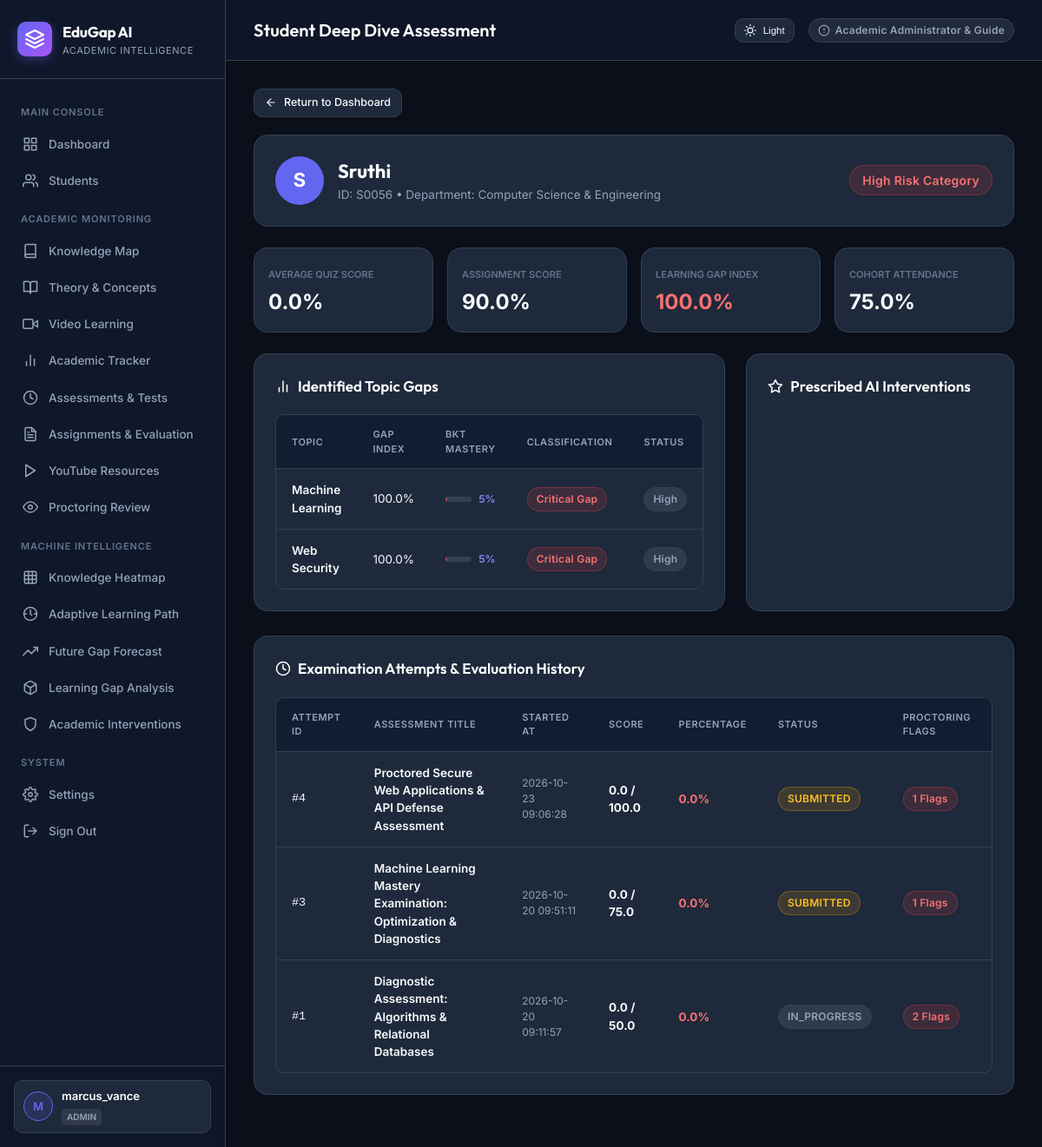
Page /student/S0056 (signed in) on the committed database.
### tables this page shows
CREATE TABLE students (
    student_id TEXT PRIMARY KEY,
    average_quiz_score REAL,
    average_assignment_score REAL,
    average_learning_gap REAL,
    average_attendance REAL,
    overall_risk TEXT
, name TEXT, email TEXT, department TEXT DEFAULT 'Computer Science & Engineering', enrollment_date TEXT DEFAULT '2025-08-01', completed_assessments_count INTEGER DEFAULT 0, risk_confidence REAL DEFAULT 0.0, current_semester INTEGER DEFAULT 6);

CREATE TABLE learning_gaps (
    id INTEGER PRIMARY KEY AUTOINCREMENT,
    student_id TEXT,
    topic TEXT,
    learning_gap_score REAL,
    gap_category TEXT,
    priority TEXT
);

CREATE TABLE assessment_attempts (
        id INTEGER PRIMARY KEY AUTOINCREMENT,
        assessment_id INTEGER NOT NULL,
        student_id TEXT NOT NULL,
        started_at TIMESTAMP DEFAULT CURRENT_TIMESTAMP,
        submitted_at TIMESTAMP,
        time_taken_seconds INTEGER DEFAULT 0,
        score REAL DEFAULT 0.0,
        max_score REAL DEFAULT 100.0,
        percentage REAL DEFAULT 0.0,
        passed INTEGER DEFAULT 0,
        status TEXT DEFAULT 'in_progress', -- 'in_progress', 'submitted', 'evaluated'
        proctoring_flag_count INTEGER DEFAULT 0,
        review_status TEXT DEFAULT 'normal', -- 'normal', 'flagged', 'under_review', 'reviewed'
        review_notes TEXT,
        evaluated_by TEXT,
        evaluated_at TIMESTAMP,
        FOREIGN KEY (assessment_id) REFERENCES assessments(id) ON DELETE CASCADE,
        FOREIGN KEY (student_id) REFERENCES students(student_id)
    );

CREATE TABLE assessments (
        id INTEGER PRIMARY KEY AUTOINCREMENT,
        title TEXT NOT NULL,
        description TEXT,
        subject TEXT NOT NULL,
        topic TEXT NOT NULL,
        duration_minutes INTEGER DEFAULT 30,
        passing_marks REAL DEFAULT 50.0,
        total_marks REAL DEFAULT 100.0,
        negative_marking REAL DEFAULT 0.0,
        attempt_limit INTEGER DEFAULT 1,
        shuffle_questions INTEGER DEFAULT 1,
        shuffle_options INTEGER DEFAULT 1,
        is_proctored INTEGER DEFAULT 1,
        proctoring_strictness TEXT DEFAULT 'Standard',
        assigned_to_student_id TEXT,
        due_date TIMESTAMP,
        is_published INTEGER DEFAULT 1,
        results_published INTEGER DEFAULT 1,
        created_by TEXT DEFAULT 'Admin',
        created_at TIMESTAMP DEFAULT CURRENT_TIMESTAMP
    );

### app.py (the view)
@app.route("/student/<student_id>")
@login_required
def student_details(student_id):
    if session.get("role") == "student" and session.get("student_id") != student_id:
        flash("Unauthorized access. You may only view your personal academic record.", "error")
        return redirect(url_for("dashboard"))
    connection = get_db_connection()
    student = connection.execute(
        "SELECT * FROM students WHERE student_id = ?",
        (student_id,)
    ).fetchone()
    gaps = connection.execute("""
        SELECT * FROM learning_gaps
        WHERE student_id = ?
        ORDER BY learning_gap_score DESC
    """, (student_id,)).fetchall()
    recommendations = connection.execute("""
        SELECT * FROM recommendations
        WHERE student_id = ?
    """, (student_id,)).fetchall()
    guidance_history = connection.execute("""
        SELECT * FROM student_guidance
        WHERE student_id = ?
        ORDER BY id DESC
    """, (student_id,)).fetchall()
    assessment_history = connection.execute("""
        SELECT att.*, a.title as assessment_title, a.passing_marks
        FROM assessment_attempts att
        JOIN assessments a ON a.id = att.assessment_id
        WHERE att.student_id = ?
        ORDER BY att.id DESC
    """, (student_id,)).fetchall()
    weak_topic_names = [g["topic"] for g in gaps if g["learning_gap_score"] >= 30.0]
    if weak_topic_names:
        placeholders = ",".join("?" for _ in weak_topic_names)
        recommended_videos = connection.execute(f"""
            SELECT * FROM youtube_resources
            WHERE topic IN ({placeholders}) OR assigned_to_student_id = ?
            ORDER BY id DESC LIMIT 6
        """, (*weak_topic_names, student_id)).fetchall()
    else:
        recommended_videos = connection.execute("""
            SELECT * FROM youtube_resources
            WHERE assigned_to_student_id = ? OR assigned_to_student_id IS NULL OR assigned_to_student_id = ''
            ORDER BY id DESC LIMIT 6
        """, (student_id,)).fetchall()
    overall_avg = float(student["average_quiz_score"]) if student else 50.0
    enhanced_gaps = []
    for g in gaps:
        gap_score = float(g["learning_gap_score"])
        is_hidden = bool(overall_avg >= 70.0 and gap_score >= 45.0)
        bkt_mastery = round(max(0.05, min(0.95, (100.0 - gap_score) / 100.0)), 2)
        enhanced_gaps.append({
            "id": g["id"],
            "student_id": g["student_id"],
            "topic": g["topic"],
            "learning_gap_score": gap_score,
            "gap_category": g["gap_category"],
            "priority": g["priority"],
            "bkt_mastery": bkt_mastery,
            "bkt_mastery_pct": int(bkt_mastery * 100),
            "is_hidden_gap": is_hidden,
            "gap_differential": round(overall_avg - (100.0 - gap_score), 1)
        })
    connection.close()
    return render_template(
        "student.html",
        student=student,
        gaps=enhanced_gaps,
        recommendations=recommendations,
        guidance_history=guidance_history,
        assessment_history=assessment_history,
        recommended_videos=recommended_videos
    )

### templates/student.html (shortened to what this page needs)
{% extends "base.html" %}
{% block header_title %}Student Deep Dive Assessment{% endblock %}
{% block content %}
<div class="breadcrumb-nav">
    <a href="{{ url_for('dashboard') }}" class="btn btn-secondary btn-sm">
        <svg class="icon icon-sm" viewBox="0 0 24 24"><line x1="19" y1="12" x2="5" y2="12"/><polyline points="12 19 5 12 12 5"/></svg>
        <span>Return to Dashboard</span>
    </a>
</div>
{% if student %}
<div class="card" style="margin-bottom: 24px;">
    <div style="display: flex; justify-content: space-between; align-items: center; flex-wrap: wrap; gap: 16px;">
        <div style="display: flex; align-items: center; gap: 16px;">
            <div style="width: 56px; height: 56px; border-radius: 50%; background: var(--primary); display: flex; align-items: center; justify-content: center; font-size: 22px; font-weight: 700; color: #ffffff;">
                {{ (student['name'] if student['name'] else 'S')[0]|upper }}
            </div>
            <div>
                <h2 style="font-family: 'Outfit', sans-serif; font-size: 22px; color: var(--text-primary);">{{ student['name'] if student['name'] else "Student " ~ student['student_id'] }}</h2>
                <div style="color: var(--text-secondary); font-size: 13.5px;">
                    <span>ID: {{ student['student_id'] }}</span> &bull;
                    <span>Department: {{ student['department'] if student['department'] else 'Computer Science' }}</span>
                </div>
            </div>
        </div>
        <div>
            {% if student['overall_risk'] == 'High Risk' %}
                <span class="badge badge-high" style="font-size: 14px; padding: 6px 14px;">High Risk Category</span>
            {% elif student['overall_risk'] == 'Medium Risk' %}
                <span class="badge badge-medium" style="font-size: 14px; padding: 6px 14px;">Medium Risk Category</span>
            {% else %}
                <span class="badge badge-low" style="font-size: 14px; padding: 6px 14px;">Low Risk Category</span>
            {% endif %}
        </div>
    </div>
</div>
<div style="display: grid; grid-template-columns: repeat(auto-fit, minmax(200px, 1fr)); gap: 16px; margin-bottom: 24px;">
    <div class="card" style="padding: 16px;">
        <span style="font-size: 11px; text-transform: uppercase; color: var(--text-muted); font-weight: 600;">Average Quiz Score</span>
        <div style="font-size: 24px; font-weight: 700; color: var(--text-primary); margin-top: 4px;">{{ "%.1f"|format(student['average_quiz_score']) }}%</div>
    </div>
    <div class="card" style="padding: 16px;">
        <span style="font-size: 11px; text-transform: uppercase; color: var(--text-muted); font-weight: 600;">Assignment Score</span>
        <div style="font-size: 24px; font-weight: 700; color: var(--text-primary); margin-top: 4px;">{{ "%.1f"|format(student['average_assignment_score']) }}%</div>
    </div>
    <div class="card" style="padding: 16px;">
        <span style="font-size: 11px; text-transform: uppercase; color: var(--text-muted); font-weight: 600;">Learning Gap Index</span>
        {% if student['average_learning_gap'] >= 60 %}
        <div style="font-size: 24px; font-weight: 700; color: #f87171; margin-top: 4px;">{{ "%.1f"|format(student['average_learning_gap']) }}%</div>
        {% elif student['average_learning_gap'] >= 30 %}
        <div style="font-size: 24px; font-weight: 700; color: #fbbf24; margin-top: 4px;">{{ "%.1f"|format(student['average_learning_gap']) }}%</div>
        {% else %}
        <div style="font-size: 24px; font-weight: 700; color: #34d399; margin-top: 4px;">{{ "%.1f"|format(student['average_learning_gap']) }}%</div>
        {% endif %}
    </div>
    <div class="card" style="padding: 16px;">
        <span style="font-size: 11px; text-transform: uppercase; color: var(--text-muted); font-weight: 600;">Cohort Attendance</span>
        <div style="font-size: 24px; font-weight: 700; color: var(--text-primary); margin-top: 4px;">{{ "%.1f"|format(student['average_attendance']) }}%</div>
    </div>
</div>
<div class="assessment-grid">
    <div class="card">
        <div class="card-header">
            <h3>
                <svg class="icon" viewBox="0 0 24 24"><line x1="18" y1="20" x2="18" y2="10"/><line x1="12" y1="20" x2="12" y2="4"/><line x1="6" y1="20" x2="6" y2="14"/></svg>
                <span>Identified Topic Gaps</span>
            </h3>
        </div>
        <div class="table-container">
            <table>
                <thead>
                    <tr>
                        <th>Topic</th>
                        <th>Gap Index</th>
                        <th>BKT Mastery</th>
                        <th>Classification</th>
                        <th>Status</th>
                    </tr>
                </thead>
                <tbody>
                    {% for g in gaps %}
                    <tr>
                        <td style="font-weight: 600;">
                            {{ g['topic'] }}
                        </td>
                        <td>{{ "%.1f"|format(g['learning_gap_score']) }}%</td>
                        <td>
                            <div style="display: flex; align-items: center; gap: 8px;">
                                <div style="flex: 1; max-width: 65px; height: 6px; background: var(--border-color, rgba(148, 163, 184, 0.2)); border-radius: 3px; overflow: hidden;">
                                    <svg width="100%" height="6" style="display: block;">
                                        {% if g['bkt_mastery_pct']|default(50) < 40 %}
                                        <rect width="{{ g['bkt_mastery_pct']|default(50) }}%" height="6" fill="#ef4444" rx="3" />
                                        {% elif g['bkt_mastery_pct']|default(50) < 70 %}
                                        <rect width="{{ g['bkt_mastery_pct']|default(50) }}%" height="6" fill="#f59e0b" rx="3" />
                                        {% else %}
                                        <rect width="{{ g['bkt_mastery_pct']|default(50) }}%" height="6" fill="#10b981" rx="3" />
                                        {% endif %}
                                    </svg>
                                </div>
                                <span style="font-size: 12px; font-weight: 600; color: #818cf8;">{{ g['bkt_mastery_pct']|default(50) }}%</span>
                            </div>
                        </td>
                        <td>
                            {% if g['gap_category'] == 'High Gap' or g['gap_category'] == 'High' %}
                            <span class="badge badge-high">Critical Gap</span>
                            {% elif g['gap_category'] == 'Medium Gap' or g['gap_category'] == 'Medium' %}
                            <span class="badge badge-medium">Moderate Gap</span>
                            {% else %}
                            <span class="badge badge-low">Proficient</span>
                            {% endif %}
                        </td>
                        <td>
                            {% if g['is_hidden_gap'] %}
                            <span class="badge badge-medium" title="Topic gap masked by high overall average">Isolated Deficit</span>
                            {% else %}
                            <span class="badge badge-neutral">{{ g['priority'] }}</span>
                            {% endif %}
                        </td>
                    </tr>
                    {% endfor %}
                </tbody>
            </table>
        </div>
    </div>
    <div class="card">
        <div class="card-header">
            <h3>
                <svg class="icon" viewBox="0 0 24 24"><polygon points="12 2 15.09 8.26 22 9.27 17 14.14 18.18 21.02 12 17.77 5.82 21.02 7 14.14 2 9.27 8.91 8.26 12 2"/></svg>
                <span>Prescribed AI Interventions</span>
            </h3>
        </div>
    </div>
</div>
<div class="card" style="margin-bottom: 28px;">
    <div class="card-header">
        <h3>
            <svg class="icon" viewBox="0 0 24 24"><circle cx="12" cy="12" r="10"/><polyline points="12 6 12 12 16 14"/></svg>
            <span>Examination Attempts & Evaluation History</span>
        </h3>
    </div>
    <div class="table-container">
        <table>
            <thead>
                <tr>
                    <th>Attempt ID</th>
                    <th>Assessment Title</th>
                    <th>Started At</th>
                    <th>Score</th>
                    <th>Percentage</th>
                    <th>Status</th>
                    <th>Proctoring Flags</th>
                </tr>
            </thead>
            <tbody>
                {% for att in assessment_history %}
                <tr>
                    <td style="font-family: monospace;">#{{ att['id'] }}</td>
                    <td style="font-weight: 600;">{{ att['assessment_title'] }}</td>
                    <td style="font-size: 12px; color: var(--text-secondary);">{{ att['started_at'] }}</td>
                    <td><strong>{{ "%.1f"|format(att['score']|default(0.0)|float) }} / {{ att['max_score'] }}</strong></td>
                    <td>
                        {% if att['percentage'] is not none and att['percentage'] != '' %}
                            {% if att['percentage']|float >= att['passing_marks']|default(40)|float %}
                            <span style="font-weight: 700; color: #34d399;">
                                {{ "%.1f"|format(att['percentage']|float) }}%
                            </span>
                            {% else %}
                            <span style="font-weight: 700; color: #f87171;">
                                {{ "%.1f"|format(att['percentage']|float) }}%
                            </span>
                            {% endif %}
                        {% else %}
                            <span style="color: var(--text-muted); font-size: 12px;">In Progress</span>
                        {% endif %}
                    </td>
                    <td>
                        <span class="badge {% if att['status'] == 'evaluated' %}badge-low{% elif att['status'] == 'submitted' %}badge-medium{% else %}badge-neutral{% endif %}">
                            {{ att['status']|upper }}
                        </span>
                    </td>
                    <td>
                        {% if att['proctoring_flag_count'] > 0 %}
                            <span class="badge badge-high">{{ att['proctoring_flag_count'] }} Flags</span>
                        {% else %}
                            <span class="badge badge-low">Clean</span>
                        {% endif %}
                    </td>
                </tr>
                {% else %}
                <tr>
                    <td colspan="7" style="text-align: center; color: var(--text-secondary); padding: 20px;">
                        No examinations taken yet.
                    </td>
                </tr>
                {% endfor %}
            </tbody>
        </table>
    </div>
</div>
{% else %}
<div class="card" style="text-align: center; padding: 48px;">
    <h2>Student record not found</h2>
    <p style="color: var(--text-secondary); margin-top: 8px;">The requested academic identifier does not correspond to an enrolled learner.</p>
</div>
{% endif %}
{% endblock %}

### rows in the picture
students: name "S", name "Sruthi", student_id "S0056", department "Computer Science & Engineering", average_quiz_score "0.0", average_assignment_score "90.0", average_learning_gap "100.0", average_attendance "75.0"
learning_gaps: topic "Machine Learning", learning_gap_score "100.0", bkt_mastery_pct "5", gap_category "Critical Gap", priority "High"
learning_gaps: topic "Web Security", learning_gap_score "100.0", bkt_mastery_pct "5", gap_category "Critical Gap", priority "High"
assessment_attempts: id "4", assessment_title "Proctored Secure Web Applications & API Defense Assessment", started_at "2026-10-23 09:06:28", score "0.0", max_score "100.0", percentage "0.0", status "SUBMITTED", proctoring_flag_count "1"
assessment_attempts: id "3", assessment_title "Machine Learning Mastery Examination: Optimization & Diagnostics", started_at "2026-10-20 09:51:11", score "0.0", max_score "75.0", percentage "0.0", status "SUBMITTED", proctoring_flag_count "1"
assessment_attempts: id "1", assessment_title "Diagnostic Assessment: Algorithms & Relational Databases", started_at "2026-10-20 09:11:57", score "0.0", max_score "50.0", percentage "0.0", status "IN_PROGRESS", proctoring_flag_count "2"

### other values in the picture
{{ session.get("username", "U")[0]|upper }} "M"
{{ session.get("username", "User") }} "marcus_vance"
{{ session.get("role", "student") }} "ADMIN"
